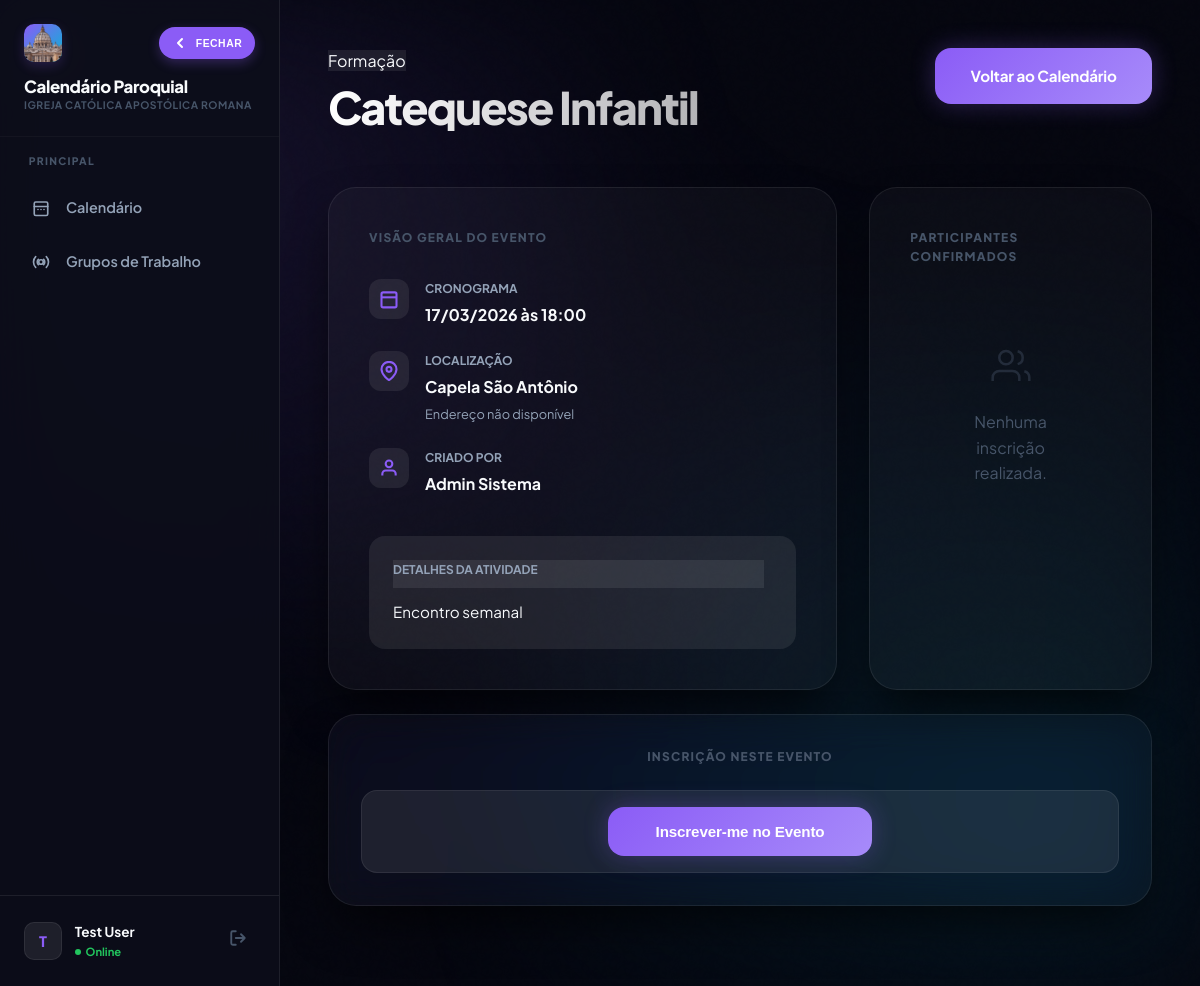
The page /ver_atividade.php?id=3 (signed in) on the database as committed earlier.
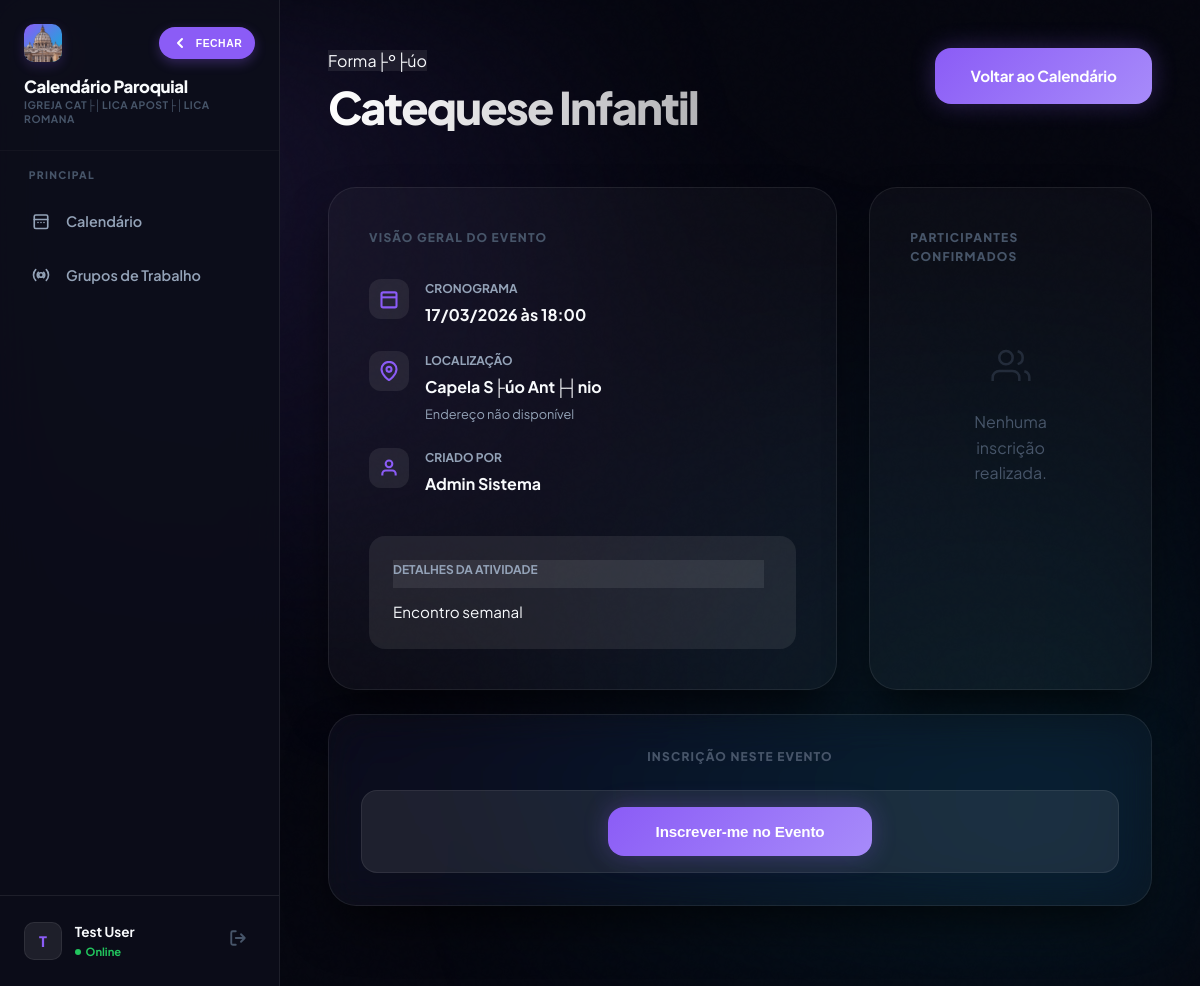
The same page on the database as committed later.
### tables this page shows
CREATE TABLE `paroquias` (
  `id` int(10) unsigned NOT NULL AUTO_INCREMENT,
  `nome` varchar(255) NOT NULL,
  `cidade` varchar(100) DEFAULT NULL,
  `estado` char(2) DEFAULT NULL,
  `diocese` varchar(255) DEFAULT NULL,
  `ativo` tinyint(1) DEFAULT 1,
  `data_criacao` timestamp NULL DEFAULT current_timestamp(),
  PRIMARY KEY (`id`)
);

CREATE TABLE `atividades` (
  `id` int(10) unsigned NOT NULL AUTO_INCREMENT,
  `nome` varchar(255) NOT NULL,
  `descricao` text DEFAULT NULL,
  `cor` varchar(7) DEFAULT '#3b82f6',
  `data_inicio` date NOT NULL,
  `hora_inicio` time DEFAULT NULL,
  `data_fim` date DEFAULT NULL,
  `hora_fim` time DEFAULT NULL,
  `local_id` int(10) unsigned DEFAULT NULL,
  `tipo_atividade_id` int(10) unsigned DEFAULT NULL,
  `categoria_id` int(10) unsigned DEFAULT NULL,
  `criador_id` int(10) unsigned DEFAULT NULL,
  `paroquia_id` int(10) unsigned DEFAULT NULL,
  `status` varchar(50) DEFAULT 'ativo',
  `restrito` tinyint(1) DEFAULT 0,
  `serie_key` varchar(100) DEFAULT NULL,
  `serie_frequencia` varchar(50) DEFAULT NULL,
  `serie_dias_semana` varchar(100) DEFAULT NULL,
  `serie_data_fim` date DEFAULT NULL,
  `data_criacao` timestamp NULL DEFAULT current_timestamp(),
  `ultima_atualizacao` timestamp NULL DEFAULT current_timestamp() ON UPDATE current_timestamp(),
  `is_multi_color` tinyint(1) DEFAULT 0,
  `is_flashing` tinyint(1) DEFAULT 0,
  PRIMARY KEY (`id`),
  KEY `fk_atividades_paroquia` (`paroquia_id`),
  KEY `fk_atividades_local` (`local_id`),
  KEY `fk_atividades_tipo` (`tipo_atividade_id`),
  CONSTRAINT `fk_atividades_local` FOREIGN KEY (`local_id`) REFERENCES `locais_paroquia` (`id`) ON DELETE SET NULL,
  CONSTRAINT `fk_atividades_paroquia` FOREIGN KEY (`paroquia_id`) REFERENCES `paroquias` (`id`) ON DELETE SET NULL,
  CONSTRAINT `fk_atividades_tipo` FOREIGN KEY (`tipo_atividade_id`) REFERENCES `tipos_atividade` (`id`) ON DELETE SET NULL
);

CREATE TABLE `tipos_atividade` (
  `id` int(10) unsigned NOT NULL AUTO_INCREMENT,
  `paroquia_id` int(10) unsigned DEFAULT NULL,
  `nome_tipo` varchar(100) NOT NULL,
  `cor` varchar(7) DEFAULT NULL,
  `icone` varchar(50) DEFAULT NULL,
  `descricao` text DEFAULT NULL,
  PRIMARY KEY (`id`)
);

CREATE TABLE `locais_paroquia` (
  `id` int(10) unsigned NOT NULL AUTO_INCREMENT,
  `paroquia_id` int(10) unsigned NOT NULL,
  `nome_local` varchar(255) NOT NULL,
  `descricao` text DEFAULT NULL,
  `ativo` tinyint(1) DEFAULT 1,
  `endereco` varchar(255) DEFAULT NULL,
  `telefone` varchar(20) DEFAULT NULL,
  `responsavel` varchar(100) DEFAULT NULL,
  `capacidade` int(11) DEFAULT NULL,
  PRIMARY KEY (`id`)
);

CREATE TABLE `usuarios` (
  `id` int(10) unsigned NOT NULL AUTO_INCREMENT,
  `nome` varchar(255) NOT NULL,
  `email` varchar(255) NOT NULL,
  `senha` varchar(255) NOT NULL,
  `perfil_id` int(10) unsigned DEFAULT NULL,
  `paroquia_id` int(10) unsigned DEFAULT NULL,
  `sexo` varchar(20) DEFAULT NULL,
  `telefone` varchar(20) DEFAULT NULL,
  `palavra_chave` varchar(255) DEFAULT NULL,
  `ativo` tinyint(1) DEFAULT 1,
  `perm_criar_eventos` tinyint(1) DEFAULT 0,
  `perm_editar_eventos` tinyint(1) DEFAULT 0,
  `perm_excluir_eventos` tinyint(1) DEFAULT 0,
  `perm_ver_restritos` tinyint(1) DEFAULT 0,
  `perm_cadastrar_usuario` tinyint(1) DEFAULT 0,
  `perm_admin_usuarios` tinyint(1) DEFAULT 0,
  `perm_ver_logs` tinyint(1) DEFAULT 0,
  `data_criacao` timestamp NULL DEFAULT current_timestamp(),
  `ultimo_login` timestamp NULL DEFAULT NULL,
  `data_nascimento` date DEFAULT NULL,
  `foto_perfil` varchar(255) DEFAULT NULL,
  `nivel_acesso` int(10) DEFAULT 0,
  `perfil_nome` varchar(50) DEFAULT NULL,
  `perm_ver_calendario` tinyint(1) DEFAULT 1,
  `perm_admin_sistema` tinyint(1) DEFAULT 0,
  `perm_gerenciar_catalogo` tinyint(1) DEFAULT 0,
  `perm_gerenciar_grupos` tinyint(1) DEFAULT 0,
  PRIMARY KEY (`id`),
  UNIQUE KEY `email` (`email`),
  KEY `fk_usuario_perfil` (`perfil_id`),
  KEY `fk_usuario_paroquia` (`paroquia_id`),
  CONSTRAINT `fk_usuario_paroquia` FOREIGN KEY (`paroquia_id`) REFERENCES `paroquias` (`id`) ON DELETE SET NULL,
  CONSTRAINT `fk_usuario_perfil` FOREIGN KEY (`perfil_id`) REFERENCES `perfis` (`id`) ON DELETE SET NULL
);

### config.php (called while the page is built, shortened)
<?php
function h(mixed $v): string {
    return htmlspecialchars((string)($v ?? ''), ENT_QUOTES, 'UTF-8');
}
?>

### functions.php (called while the page is built, shortened)
<?php
require_once __DIR__ . '/config.php';
function formatDate(string $date): string {
    try {
        $dt = new DateTime($date);
        return $dt->format('d/m/Y');
    } catch (Exception $e) {
        return h($date);
    }
}
function formatTime(?string $time): string {
    return substr((string)$time, 0, 5);
}
function current_paroquia_id(): int {
    return (int)($_SESSION['paroquia_id'] ?? 0);
}
?>

### ver_atividade.php (the view, shortened to what the changed rows need)
<?php
require_once 'functions.php';
$pid = current_paroquia_id();
$id = (int)($_GET['id'] ?? 0);
$sql = "
    SELECT a.*, l.nome_local, l.endereco, l.responsavel, t.nome_tipo, t.icone, u.nome as criador_nome
    FROM atividades a
    LEFT JOIN locais_paroquia l ON a.local_id = l.id
    LEFT JOIN tipos_atividade t ON a.tipo_atividade_id = t.id
    LEFT JOIN usuarios u ON a.criador_id = u.id
    WHERE a.id = ? AND a.paroquia_id = ?
    LIMIT 1
";
$stmt = $conn->prepare($sql);
$stmt->bind_param('ii', $id, $pid);
$stmt->execute();
$activity = $stmt->get_result()->fetch_assoc();
?>
<!DOCTYPE html>
<html lang="pt-BR">
<head>
    <link rel="stylesheet" href="style.css?v=2.4.5"
        <link rel="stylesheet" href="css/responsive.css?v=2.4.5">
</head>
<body>
    <div class="app-shell">
        <?php include 'sidebar.php'; ?>
        <main class="main-content">
            <header class="detail-header animate-in">
                <div>
                    <span class="type-badge" style="background:var(--panel-hi);"><?= h($activity['nome_tipo'] ?: 'Evento') ?></span>
                    <h1 class="gradient-text"><?= h($activity['nome']) ?></h1>
                </div>
            </header>
            <div class="info-grid animate-in" style="animation-delay: 0.1s;">
                <section class="glass info-card">
                    <div class="meta-list">
                        <div class="meta-box">
                            <div class="meta-content">
                                <div>CRONOGRAMA</div>
                                <span><?= formatDate($activity['data_inicio']) ?> às <?= formatTime($activity['hora_inicio']) ?></span>
                            </div>
                        </div>
                        <div class="meta-box">
                            <div class="meta-content">
                                <div>LOCALIZAÇÃO</div>
                                <span><?= h($activity['nome_local'] ?: 'Não definido') ?></span>
                                <p style="font-size: 0.8rem; color: var(--text-dim); margin-top: 0.3rem;"><?= h($activity['endereco'] ?: 'Endereço não disponível') ?></p>
                            </div>
                        </div>
                        <div class="meta-box">
                            <div class="meta-content">
                                <div>CRIADO POR</div>
                                <span><?= h($activity['criador_nome'] ?: 'Gerenciador do Sistema') ?></span>
                            </div>
                        </div>
                        <?php if ($activity['descricao']): ?>
                        <div class="meta-box" style="margin-top: 1rem; padding: 1.5rem; background: var(--panel-hi); border-radius: 16px;">
                            <div class="meta-content custom-scrollbar" style="width: 100%; max-height: 250px; overflow-y: auto; padding-right: 0.5rem;">
                                <div style="margin-bottom: 0.8rem; position: sticky; top: 0; background: var(--panel-hi); padding-bottom: 0.5rem; z-index: 1;">DETALHES DA ATIVIDADE</div>
                                <p style="color: var(--text); line-height: 1.6; font-size: 0.95rem; margin: 0;"><?= nl2br(h($activity['descricao'])) ?></p>
                            </div>
                        </div>
                        <?php endif; ?>
                    </div>
                </section>
            </div>
        </main>
    </div>
</body>
</html>

### sidebar.php (shortened to what the changed rows need)
<?php
require_once 'config.php';
$parish_name = 'Igreja Católica';
$pid = $_SESSION['paroquia_id'] ?? 0;
if ($pid > 0) {
    $stmt = $conn->prepare("SELECT nome FROM paroquias WHERE id = ?");
    $stmt->bind_param('i', $pid);
    $stmt->execute();
    $resParish = $stmt->get_result();
    if ($resParish && $resParish->num_rows > 0) {
        $parish_name = $resParish->fetch_assoc()['nome'];
    }
}
$all_parishes = [];
?>
<aside class="sidebar" id="mainSidebar">
    <div class="sidebar-header">
        <div class="brand-details">
            <span class="brand-text">Calendário Paroquial</span>
            <?php if (count($all_parishes) > 1): ?>
                <select class="brand-sub-select" onchange="window.location.href='select_paroquia.php?id='+this.value">
                    <?php if ($pid == 0): ?><option value="0" selected>Selecionar...</option><?php endif; ?>
                    <?php foreach($all_parishes as $p): ?>
                        <option value="<?= $p['id'] ?>" <?= $p['id'] == $pid ? 'selected' : '' ?>><?= h($p['nome']) ?></option>
                    <?php endforeach; ?>
                </select>
            <?php else: ?>
                <span class="brand-sub"><?= h($parish_name) ?></span>
            <?php endif; ?>
        </div>
    </div>
</aside>

Rows that differ between the two databases and show on the page:
changed paroquias: nome "IGREJA CATÓLICA APOSTÓLICA ROMANA" → "IGREJA CAT├│LICA APOST├│LICA ROMANA"
changed through a linked row, atividades "Catequese Infantil": tipo_atividade.nome_tipo "Formação" → "Forma├º├úo"; local.nome_local "Capela São Antônio" → "Capela S├úo Ant├┤nio"
